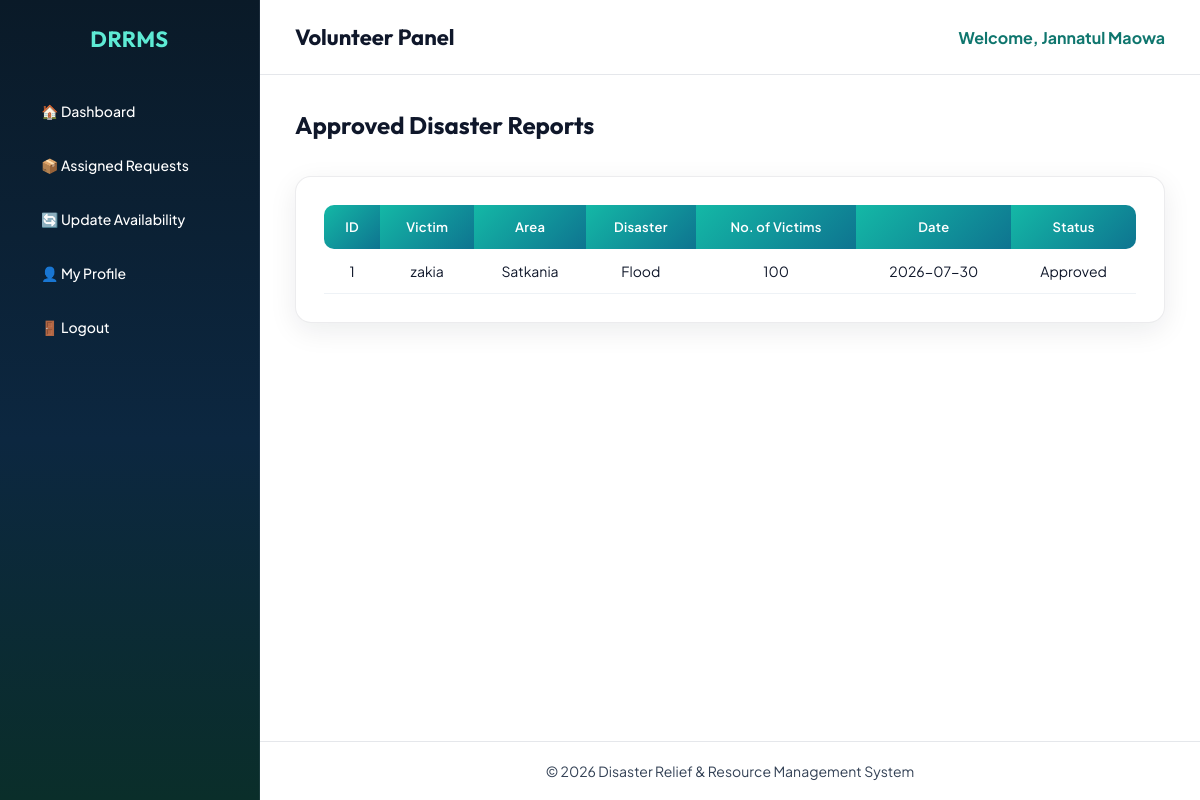
/volunteer/disaster_reports.php (signed in), run on the app's committed database.
### tables this page shows
CREATE TABLE `disaster_report` (
  `report_id` int(11) NOT NULL,
  `victim_id` int(11) NOT NULL,
  `area_name` varchar(100) NOT NULL,
  `disaster_type` enum('Flood','Fire','Cyclone','Earthquake','Landslide','Storm','Others') NOT NULL,
  `number_of_victims` int(11) NOT NULL,
  `report_date` date NOT NULL,
  `notes` text DEFAULT NULL,
  `status` enum('Pending','Approved','Rejected','Resolved') DEFAULT 'Pending'
);

CREATE TABLE `users` (
  `user_id` int(11) NOT NULL,
  `name` varchar(100) NOT NULL,
  `email` varchar(100) NOT NULL,
  `phone` varchar(20) NOT NULL,
  `address` text NOT NULL,
  `password` varchar(255) NOT NULL,
  `registration_date` date NOT NULL,
  `nid_number` varchar(20) NOT NULL,
  `role` enum('Admin','Volunteer','Victim') NOT NULL
);

### volunteer/disaster_reports.php (the view, shortened to what this page needs)
<?php
include("../config/database.php");
$sql=mysqli_query($conn,"
SELECT
disaster_report.*,
users.name
FROM disaster_report
INNER JOIN victim
ON disaster_report.victim_id=victim.victim_id
INNER JOIN users
ON victim.user_id=users.user_id
WHERE disaster_report.status='Approved'
ORDER BY report_id DESC
");
?>
<!DOCTYPE html>
<html lang="en">
<head>
<link rel="stylesheet"
href="../css/admin.css">
<link rel="stylesheet"
href="https://cdnjs.cloudflare.com/ajax/libs/font-awesome/6.7.2/css/all.min.css">
</head>
<body>
<div class="dashboard">
<?php include("../includes/volunteer_sidebar.php"); ?>
<div class="main-content">
<?php include("../includes/volunteer_header.php"); ?>
<div class="content">
<h2 style="margin-bottom:25px;">
Approved Disaster Reports
</h2>
<div class="table-box">
<table>
<tr>
<th>ID</th>
<th>Victim</th>
<th>Area</th>
<th>Disaster</th>
<th>No. of Victims</th>
<th>Date</th>
<th>Status</th>
</tr>
<?php
while($row=mysqli_fetch_assoc($sql))
{
?>
<tr>
<td><?php echo $row['report_id']; ?></td>
<td><?php echo $row['name']; ?></td>
<td><?php echo $row['area_name']; ?></td>
<td><?php echo $row['disaster_type']; ?></td>
<td><?php echo $row['number_of_victims']; ?></td>
<td><?php echo $row['report_date']; ?></td>
<td><?php echo $row['status']; ?></td>
</tr>
<?php
}
?>
</table>
</div>
</div>
<?php include("../includes/admin_footer.php"); ?>
</div>
</div>
</body>
</html>

### css/admin.css (style rules this page uses)
:root { --bg-page:#eef4f7; --bg-deep:#061018; --bg-sidebar:#0a1a28; --primary:#14b8a6; --primary-deep:#0f766e; --accent:#f97316; --text:#0f172a; --muted:#64748b; --white:#ffffff; --border:rgba(15,23,42,.08); --gradient-primary:linear-gradient(135deg, #14b8a6 0%, #0e7490 100%); --gradient-accent:linear-gradient(135deg, #f97316 0%, #dc2626 100%); --gradient-sidebar: linear-gradient(180deg, #0a1a28 0%, #0c2740 55%, #0a2e2a 100%); --shadow:0 8px 28px rgba(15,23,42,.08); --font-display:'Outfit',sans-serif; --font-body:'Plus Jakarta Sans',sans-serif; }
* { margin:0; padding:0; box-sizing:border-box; font-family:var(--font-body); }
body { background:#ffffff; color:var(--text); }
h1,h2,h3,.sidebar h2 { font-family:var(--font-display); }
.dashboard { display:flex; min-height:100vh; background:#ffffff; }
.main-content { margin-left:260px; width:calc(100% - 260px); min-height:100vh; background:#ffffff; display:flex; flex-direction:column; }
.content { padding:35px; background:#ffffff; color:#0f172a; flex:1 0 auto; }
.content h2 { color:#0f172a; }
.table-box { margin-top:36px; background:var(--white); border-radius:16px; padding:28px; border:1px solid var(--border); box-shadow:var(--shadow); }
table { width:100%; border-collapse:collapse; }
table th { background:var(--gradient-primary); color:white; padding:14px; font-weight:600; font-size:13px; letter-spacing:.02em; }
table th:first-child { border-radius:10px 0 0 10px; }
table th:last-child { border-radius:0 10px 10px 0; }
table td { padding:13px; border-bottom:1px solid #eef2f6; text-align:center; font-size:14px; color:#0f172a; background:#ffffff; }

### data on the page
disaster_report: report_id "1", users.name "zakia", area_name "Satkania", disaster_type "Flood", number_of_victims "100", report_date "2026-07-30", status "Approved"

### other printed values
$_SESSION['name'] "Jannatul Maowa"
